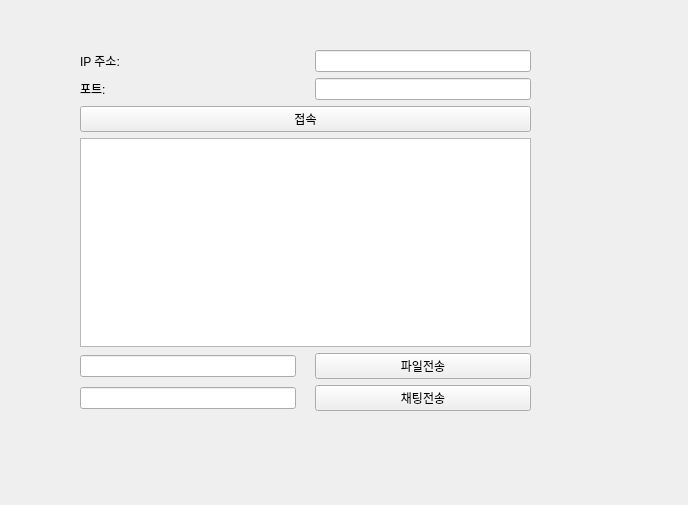
<?xml version="1.0" encoding="UTF-8"?>
<ui version="4.0">
 <class>Widget</class>
 <widget class="QWidget" name="Widget">
  <property name="geometry">
   <rect>
    <x>0</x>
    <y>0</y>
    <width>688</width>
    <height>505</height>
   </rect>
  </property>
  <property name="windowTitle">
   <string>Widget</string>
  </property>
  <widget class="QWidget" name="gridLayoutWidget">
   <property name="geometry">
    <rect>
     <x>70</x>
     <y>40</y>
     <width>471</width>
     <height>381</height>
    </rect>
   </property>
   <layout class="QGridLayout" name="gridLayout">
    <property name="leftMargin">
     <number>10</number>
    </property>
    <property name="topMargin">
     <number>10</number>
    </property>
    <property name="rightMargin">
     <number>10</number>
    </property>
    <property name="bottomMargin">
     <number>10</number>
    </property>
    <item row="10" column="2">
     <widget class="QPushButton" name="sendButton">
      <property name="text">
       <string>채팅전송</string>
      </property>
     </widget>
    </item>
    <item row="1" column="2">
     <widget class="QLineEdit" name="portLineEdit">
      <property name="minimumSize">
       <size>
        <width>200</width>
        <height>0</height>
       </size>
      </property>
     </widget>
    </item>
    <item row="0" column="2">
     <widget class="QLineEdit" name="ipLineEdit">
      <property name="minimumSize">
       <size>
        <width>200</width>
        <height>0</height>
       </size>
      </property>
     </widget>
    </item>
    <item row="0" column="0">
     <widget class="QLabel" name="label">
      <property name="text">
       <string>IP 주소:</string>
      </property>
     </widget>
    </item>
    <item row="1" column="0">
     <widget class="QLabel" name="label_3">
      <property name="text">
       <string>포트:</string>
      </property>
     </widget>
    </item>
    <item row="2" column="0" colspan="3">
     <widget class="QPushButton" name="connectButton">
      <property name="text">
       <string>접속</string>
      </property>
     </widget>
    </item>
    <item row="10" column="0">
     <widget class="QLineEdit" name="messageLineEdit"/>
    </item>
    <item row="7" column="0">
     <widget class="QLineEdit" name="messageLineEdit_2"/>
    </item>
    <item row="7" column="2">
     <widget class="QPushButton" name="sendButton_2">
      <property name="text">
       <string>파일전송</string>
      </property>
     </widget>
    </item>
    <item row="6" column="1">
     <widget class="QLabel" name="label_2">
      <property name="text">
       <string/>
      </property>
     </widget>
    </item>
    <item row="5" column="0" rowspan="2" colspan="3">
     <widget class="QListWidget" name="listWidget">
      <property name="autoScroll">
       <bool>false</bool>
      </property>
      <property name="autoScrollMargin">
       <number>3</number>
      </property>
      <property name="defaultDropAction">
       <enum>Qt::IgnoreAction</enum>
      </property>
      <property name="movement">
       <enum>QListView::Static</enum>
      </property>
     </widget>
    </item>
   </layout>
  </widget>
  <zorder>gridLayoutWidget</zorder>
  <zorder>sendButton</zorder>
 </widget>
 <layoutdefault spacing="6" margin="11"/>
 <resources/>
 <connections/>
</ui>
